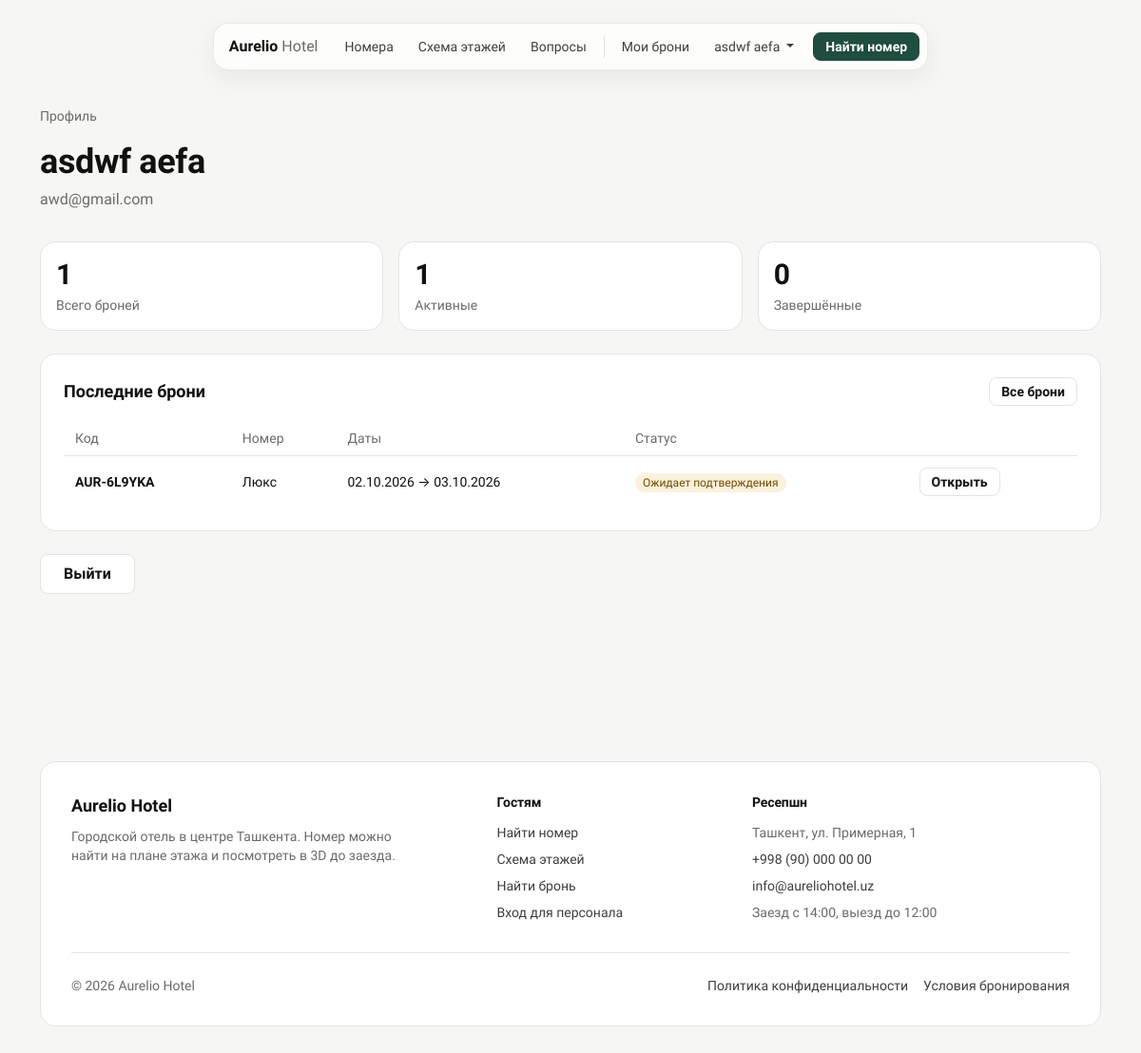
Screenshot of /accounts/profile/ (signed in) with the database file from the repository.
### bookings/models.py (models this page shows, shortened)
class Booking(models.Model):
    STATUS_PENDING = 'pending'
    STATUS_CONFIRMED = 'confirmed'
    STATUS_CHECKED_IN = 'checked_in'
    STATUS_CHECKED_OUT = 'checked_out'
    STATUS_CANCELLED = 'cancelled'
    STATUS_NO_SHOW = 'no_show'
    STATUS_CHOICES = [
        (STATUS_PENDING, 'Ожидает подтверждения'),
        (STATUS_CONFIRMED, 'Подтверждено'),
        (STATUS_CHECKED_IN, 'Гость заселён'),
        (STATUS_CHECKED_OUT, 'Выезд завершён'),
        (STATUS_CANCELLED, 'Отменено'),
        (STATUS_NO_SHOW, 'Гость не приехал'),
    ]
    ACTIVE_STATUSES = (STATUS_PENDING, STATUS_CONFIRMED, STATUS_CHECKED_IN)
    STAFF_TRANSITIONS = {
        STATUS_PENDING: [STATUS_CONFIRMED, STATUS_CANCELLED, STATUS_NO_SHOW],
        STATUS_CONFIRMED: [STATUS_CHECKED_IN, STATUS_CANCELLED, STATUS_NO_SHOW],
        STATUS_CHECKED_IN: [STATUS_CHECKED_OUT],
        STATUS_CHECKED_OUT: [],
        STATUS_CANCELLED: [],
        STATUS_NO_SHOW: [STATUS_CONFIRMED, STATUS_CANCELLED],
    }
    SOURCE_CHOICES = [
        ('site', 'Онлайн-бронирование'),
        ('desk', 'Стойка регистрации'),
    ]
    code = models.CharField(
        max_length=12,
        unique=True,
        editable=False,
        default=generate_booking_code,
        verbose_name="Код брони",
    )
    user = models.ForeignKey(
        User,
        on_delete=models.SET_NULL,
        null=True,
        blank=True,
        related_name='bookings',
        verbose_name="Клиент",
    )
    room = models.ForeignKey(
        Room, on_delete=models.CASCADE, related_name='bookings', verbose_name="Номер"
    )
    check_in = models.DateField(verbose_name="Дата заезда")
    check_out = models.DateField(verbose_name="Дата выезда")
    guests = models.PositiveSmallIntegerField(
        default=1, validators=[MinValueValidator(1)], verbose_name="Количество гостей"
    )
    guest_name = models.CharField(max_length=120, verbose_name="Имя гостя")
    guest_email = models.EmailField(verbose_name="E-mail гостя")
    guest_phone = models.CharField(max_length=30, blank=True, verbose_name="Телефон гостя")
    special_requests = models.TextField(blank=True, verbose_name="Пожелания")
    is_paid = models.BooleanField(default=False, verbose_name="Оплачено")
    payment_id = models.CharField(max_length=255, blank=True, null=True, verbose_name="ID платежа (Payme/Click/Stripe)")
    total_price = models.DecimalField(
        max_digits=10, decimal_places=2, blank=True, null=True, verbose_name="Итоговая сумма"
    )
    status = models.CharField(
        max_length=20, choices=STATUS_CHOICES, default=STATUS_PENDING, verbose_name="Статус"
    )
    source = models.CharField(
        max_length=10, choices=SOURCE_CHOICES, default='site', verbose_name="Источник"
    )
    created_at = models.DateTimeField(auto_now_add=True, verbose_name="Дата создания")
    updated_at = models.DateTimeField(auto_now=True, verbose_name="Обновлено")
    status_changed_at = models.DateTimeField(null=True, blank=True, verbose_name="Статус изменён")
    telegram_chat_id = models.BigIntegerField(
        null=True, blank=True, verbose_name="Telegram-чат гостя",
        help_text="Заполняется, когда гость подключает уведомления в боте.",
    )
    reminder_sent_at = models.DateTimeField(
        null=True, blank=True, verbose_name="Напоминание о заезде отправлено",
    )
    class Meta:
        verbose_name = "Бронирование"
        verbose_name_plural = "Бронирования"
        ordering = ('-created_at',)
        constraints = [
            models.CheckConstraint(
                **{('condition' if django.VERSION >= (5, 1) else 'check'): Q(check_out__gt=F('check_in'))},
                name='booking_check_out_after_check_in',
            ),
        ]
        indexes = [
            models.Index(fields=['room', 'check_in', 'check_out']),
            models.Index(fields=['status']),
        ]
    def __init__(self, *args, **kwargs):
        super().__init__(*args, **kwargs)
        self._original_status = self.status
    @property
    def status_css(self):
        return {
            self.STATUS_PENDING: 'status-pending',
            self.STATUS_CONFIRMED: 'status-confirmed',
            self.STATUS_CHECKED_IN: 'status-in',
            self.STATUS_CHECKED_OUT: 'status-out',
            self.STATUS_CANCELLED: 'status-cancelled',
            self.STATUS_NO_SHOW: 'status-noshow',
        }.get(self.status, 'status-pending')

### rooms/models.py (models this page shows, shortened)
class Room(models.Model):
    HOUSEKEEPING_CHOICES = [
        ('clean', 'Чисто'),
        ('dirty', 'Требует уборки'),
        ('inspected', 'Проверено менеджером'),
        ('out_of_service', 'Вне эксплуатации'),
    ]
    floor = models.ForeignKey(
        Floor,
        on_delete=models.CASCADE,
        related_name='rooms',
        null=True,
        blank=True,
        verbose_name="Этаж"
    )
    room_number = models.CharField(
        max_length=10, blank=True, verbose_name="Номер комнаты", help_text="Например, 201"
    )
    title = models.CharField(max_length=200, verbose_name="Название номера")
    description = models.TextField(verbose_name="Описание")
    image = models.ImageField(upload_to='rooms/', blank=True, null=True, verbose_name="Фото номера")
    price_per_night = models.DecimalField(max_digits=10, decimal_places=2, verbose_name="Цена за ночь ($)")
    capacity = models.IntegerField(default=2, verbose_name="Вместимость (чел)")
    amenities = models.ManyToManyField(Amenity, blank=True, related_name='rooms', verbose_name="Удобства")
    homebyme_embed_url = models.URLField(blank=True, null=True, verbose_name="Ссылка на 3D-тур HomeByMe")
    model_3d = models.FileField(upload_to='rooms_3d/', blank=True, null=True, verbose_name="3D-модель номера (.glb)")
    model_camera_orbit = models.CharField(
        max_length=60,
        blank=True,
        verbose_name="Начальный ракурс 3D модели",
        help_text="Формат model-viewer: «поворот наклон расстояние», например: 90deg 55deg auto. "
                  "Если задан, модель не вращается сама. Пусто — ракурс по умолчанию.",
    )
    x_pos = models.IntegerField(default=50, verbose_name="Позиция X (%)")
    y_pos = models.IntegerField(default=50, verbose_name="Позиция Y (%)")
    is_active = models.BooleanField(default=True, verbose_name="Доступен для бронирования")
    housekeeping = models.CharField(
        max_length=20, choices=HOUSEKEEPING_CHOICES, default='clean', verbose_name="Статус уборки"
    )
    class Meta:
        verbose_name = "Номер"
        verbose_name_plural = "Номера"
        ordering = ('room_number', 'title')

### accounts/views.py (the view)
# urls.py: path('profile/', views.profile, name='profile'),
@login_required
def profile(request):
    bookings = Booking.objects.filter(user=request.user).select_related('room', 'room__floor')
    context = {
        'bookings_total': bookings.count(),
        'bookings_active': bookings.filter(status__in=Booking.ACTIVE_STATUSES).count(),
        'bookings_done': bookings.filter(status='checked_out').count(),
        'bookings': bookings[:3],
    }
    return render(request, 'accounts/profile.html', context)

### staff/context_processors.py (called while the page is built)
def staff_status(request):
    user = getattr(request, 'user', None)
    staff_member = is_staff_member(user) if user else False
    profile = get_staff_profile(user) if staff_member else None
    return {
        'is_staff_member': staff_member,
        'staff_profile': profile,
        'can_manage_bookings': bool(profile and profile.can_manage_bookings) or bool(
            user and user.is_superuser
        ),
    }

### templates/accounts/profile.html (shortened to what this page needs)
{% extends 'base.html' %}
{% block content %}
<section class="page-band">
  <div class="container">
    <span class="hero-eyebrow">Профиль</span>
    <h1 class="mt-3">{{ user.get_full_name|default:user.username }}</h1>
    <p>{{ user.email|default:"Почта не указана" }}{% if staff_profile %} · {{ staff_profile.get_role_display }}{% endif %}</p>
  </div>
</section>
<div class="container pb-5">
  <div class="row g-3 mb-4">
    <div class="col-6 col-lg-4"><div class="kpi-card"><div class="kpi-value">{{ bookings_total }}</div><div class="kpi-label">Всего броней</div></div></div>
    <div class="col-6 col-lg-4"><div class="kpi-card"><div class="kpi-value">{{ bookings_active }}</div><div class="kpi-label">Активные</div></div></div>
    <div class="col-6 col-lg-4"><div class="kpi-card"><div class="kpi-value">{{ bookings_done }}</div><div class="kpi-label">Завершённые</div></div></div>
  </div>
  <div class="panel-card mb-4">
    <div class="d-flex flex-wrap justify-content-between align-items-center gap-2 mb-3">
      <div class="panel-title mb-0">Последние брони</div>
      <a href="{% url 'bookings:my_bookings' %}" class="btn btn-outline-copper btn-sm">Все брони</a>
    </div>
    {% if bookings %}
      <div class="table-responsive">
        <table class="data-table">
          <thead><tr><th>Код</th><th>Номер</th><th>Даты</th><th>Статус</th><th></th></tr></thead>
          <tbody>
            {% for item in bookings %}
              <tr>
                <td><strong>{{ item.code }}</strong></td>
                <td>{{ item.room.title }}</td>
                <td>{{ item.check_in|date:"d.m.Y" }} → {{ item.check_out|date:"d.m.Y" }}</td>
                <td><span class="status-chip {{ item.status_css }}">{{ item.get_status_display }}</span></td>
                <td><a href="{% url 'bookings:booking_detail' item.code %}" class="btn btn-outline-copper btn-sm">Открыть</a></td>
              </tr>
            {% endfor %}
          </tbody>
        </table>
      </div>
    {% else %}
      <p class="text-muted mb-0">Броней пока нет. <a href="{% url 'rooms:hotel_floors' %}">Выбрать номер</a>.</p>
    {% endif %}
  </div>
  <div class="d-flex flex-wrap gap-3">
    <form method="post" action="{% url 'accounts:logout' %}">{% csrf_token %}<button class="btn btn-outline-copper px-4">Выйти</button></form>
  </div>
</div>
{% endblock %}

### templates/base.html (shortened to what this page needs)
{% load static %}<!DOCTYPE html>
<html lang="ru">
<head>
<link href="https://cdn.jsdelivr.net/npm/bootstrap@5.3.0/dist/css/bootstrap.min.css" rel="stylesheet">
<link rel="stylesheet" href="https://unpkg.com/@phosphor-icons/web@2.1.1/src/regular/style.css">
<link rel="stylesheet" href="https://unpkg.com/@phosphor-icons/web@2.1.1/src/fill/style.css">
</head>
<body class="d-flex flex-column min-vh-100">
{% with current=request.resolver_match.url_name %}
<div class="nav-wrap">
  <nav class="site-nav" aria-label="Основная навигация">
    <a class="brand" href="{% url 'rooms:room_list' %}">Aurelio <span>Hotel</span></a>
    <ul class="nav-links d-none d-lg-flex">
      <li><a href="{% url 'rooms:room_search' %}" {% if current == 'room_search' %}aria-current="page"{% endif %}>Номера</a></li>
      <li><a href="{% url 'rooms:hotel_floors' %}" {% if current == 'hotel_floors' %}aria-current="page"{% endif %}>Схема этажей</a></li>
      <li><a href="{% url 'rooms:room_list' %}#faq">Вопросы</a></li>
      <li></li>
      {% if user.is_authenticated %}
        <li><a href="{% url 'bookings:my_bookings' %}" {% if current == 'my_bookings' %}aria-current="page"{% endif %}>Мои брони</a></li>
        <li class="dropdown">
          <button type="button" class="nav-btn dropdown-toggle" data-bs-toggle="dropdown" aria-expanded="false">
            {{ user.get_full_name|default:user.username }}
          </button>
        </li>
      {% else %}
        <li><a href="{% url 'bookings:booking_lookup' %}" {% if current == 'booking_lookup' %}aria-current="page"{% endif %}>Найти бронь</a></li>
        <li><a href="{% url 'accounts:login' %}" {% if current == 'login' %}aria-current="page"{% endif %}>Войти</a></li>
      {% endif %}
    </ul>
    <a href="{% url 'rooms:room_search' %}" class="btn btn-copper btn-sm d-none d-sm-inline-block">Найти номер</a>
  </nav>
</div>
{% endwith %}
<main id="content" class="flex-grow-1" tabindex="-1">
  {% block content %}{% endblock %}
</main>
<footer class="site-footer">
  <div class="container">
    <div class="footer-inner">
      <div class="row gy-4">
        <div class="col-lg-5">
          <div class="footer-brand">Aurelio Hotel</div>
          <p class="mb-0" style="max-width: 360px;">Городской отель в центре Ташкента. Номер можно найти на плане этажа и посмотреть в 3D до заезда.</p>
        </div>
        <div class="col-6 col-lg-3">
          <h2>Гостям</h2>
          <ul>
            <li><a href="{% url 'rooms:room_search' %}">Найти номер</a></li>
            <li><a href="{% url 'rooms:hotel_floors' %}">Схема этажей</a></li>
            <li><a href="{% url 'bookings:booking_lookup' %}">Найти бронь</a></li>
            <li><a href="{% if is_staff_member %}{% url 'staff:dashboard' %}{% else %}{% url 'accounts:staff_login' %}{% endif %}">Вход для персонала</a></li>
          </ul>
        </div>
        <div class="col-6 col-lg-4">
          <h2>Ресепшн</h2>
          <ul>
            <li>Ташкент, ул. Примерная, 1</li>
            <li><a href="tel:+998900000000">+998 (90) 000 00 00</a></li>
            <li><a href="mailto:info@aureliohotel.uz">info@aureliohotel.uz</a></li>
            <li>Заезд с 14:00, выезд до 12:00</li>
          </ul>
        </div>
      </div>
      <div class="footer-bottom">
        <span>&copy; 2026 Aurelio Hotel</span>
        <ul>
          <li><a href="{% url 'privacy' %}">Политика конфиденциальности</a></li>
          <li><a href="{% url 'terms' %}">Условия бронирования</a></li>
        </ul>
      </div>
    </div>
  </div>
</footer>
</body>
</html>

### rows the page displays
Booking: code "AUR-6L9YKA", room "Люкс", check_in "02.10.2026", check_out "03.10.2026", status "Ожидает подтверждения"

### other values shown
{{ user.get_full_name|default:user.username }} "asdwf aefa"
{{ user.email|default:"Почта не указана" }} "awd@gmail.com"
{{ bookings_total }} "1"
{{ bookings_active }} "1"
{{ bookings_done }} "0"
